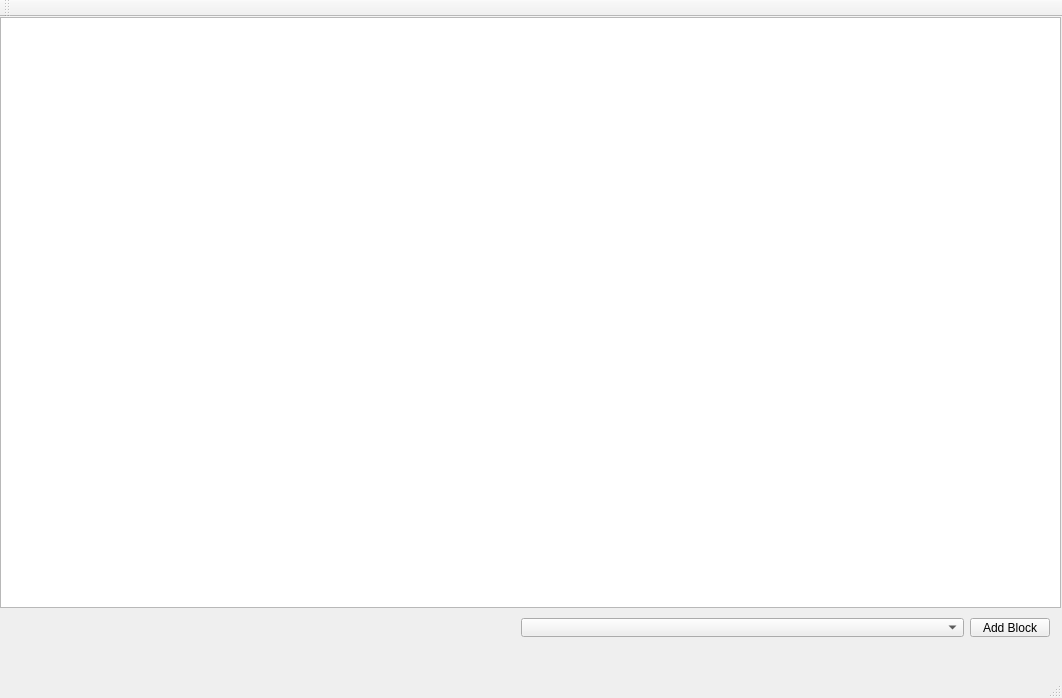
<?xml version="1.0" encoding="UTF-8"?>
<ui version="4.0">
 <class>MainWindow</class>
 <widget class="QMainWindow" name="MainWindow">
  <property name="geometry">
   <rect>
    <x>0</x>
    <y>0</y>
    <width>1062</width>
    <height>698</height>
   </rect>
  </property>
  <property name="windowTitle">
   <string>MainWindow</string>
  </property>
  <widget class="QWidget" name="centralWidget">
   <widget class="QGraphicsView" name="graphicsView">
    <property name="geometry">
     <rect>
      <x>0</x>
      <y>0</y>
      <width>1061</width>
      <height>591</height>
     </rect>
    </property>
   </widget>
   <widget class="QWidget" name="horizontalLayoutWidget">
    <property name="geometry">
     <rect>
      <x>510</x>
      <y>590</y>
      <width>551</width>
      <height>41</height>
     </rect>
    </property>
    <layout class="QHBoxLayout" name="horizontalLayout">
     <item>
      <widget class="QComboBox" name="comboBox"/>
     </item>
     <item>
      <widget class="QPushButton" name="pushButton">
       <property name="sizePolicy">
        <sizepolicy hsizetype="Fixed" vsizetype="Fixed">
         <horstretch>0</horstretch>
         <verstretch>0</verstretch>
        </sizepolicy>
       </property>
       <property name="minimumSize">
        <size>
         <width>0</width>
         <height>0</height>
        </size>
       </property>
       <property name="text">
        <string>Add Block</string>
       </property>
      </widget>
     </item>
    </layout>
   </widget>
  </widget>
  <widget class="QMenuBar" name="menuBar">
   <property name="geometry">
    <rect>
     <x>0</x>
     <y>0</y>
     <width>1062</width>
     <height>25</height>
    </rect>
   </property>
  </widget>
  <widget class="QToolBar" name="mainToolBar">
   <attribute name="toolBarArea">
    <enum>TopToolBarArea</enum>
   </attribute>
   <attribute name="toolBarBreak">
    <bool>false</bool>
   </attribute>
  </widget>
  <widget class="QStatusBar" name="statusBar"/>
 </widget>
 <layoutdefault spacing="6" margin="11"/>
 <resources/>
 <connections/>
</ui>
